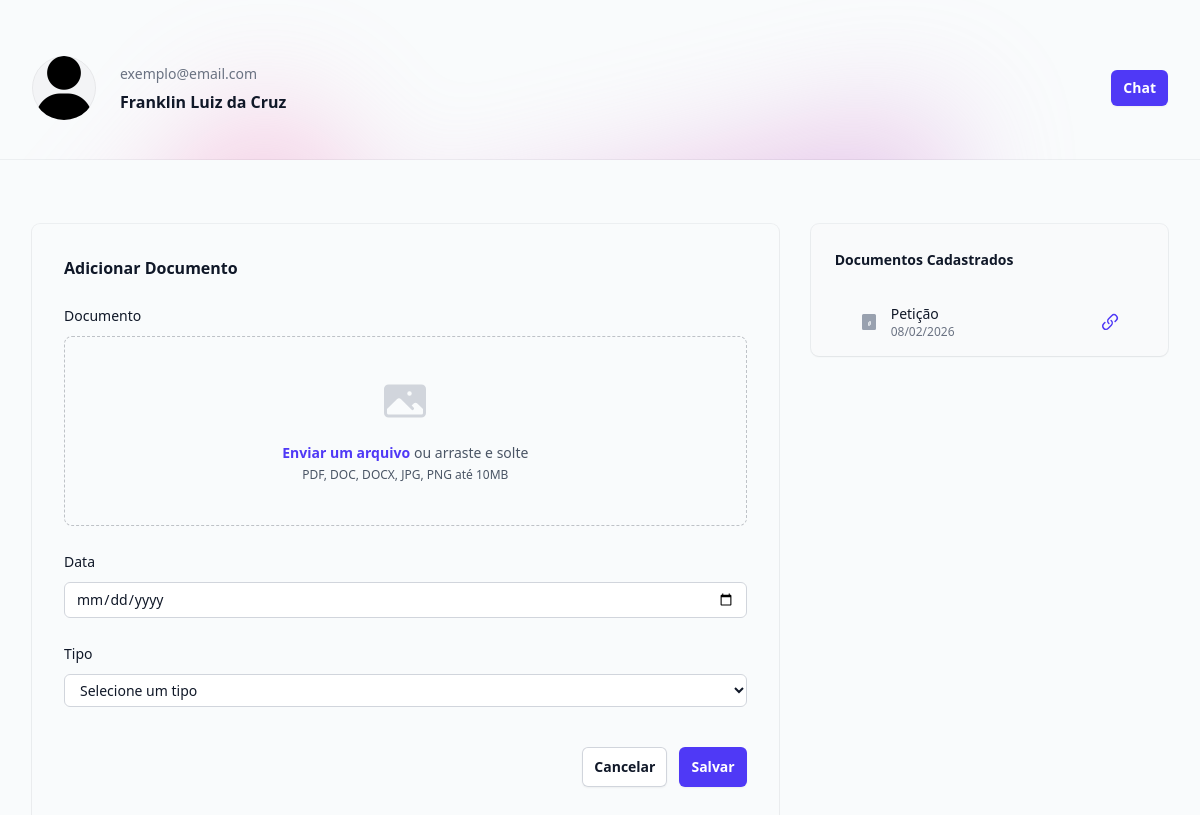
/usuarios/cliente/1, run on an earlier commit of the app's database.
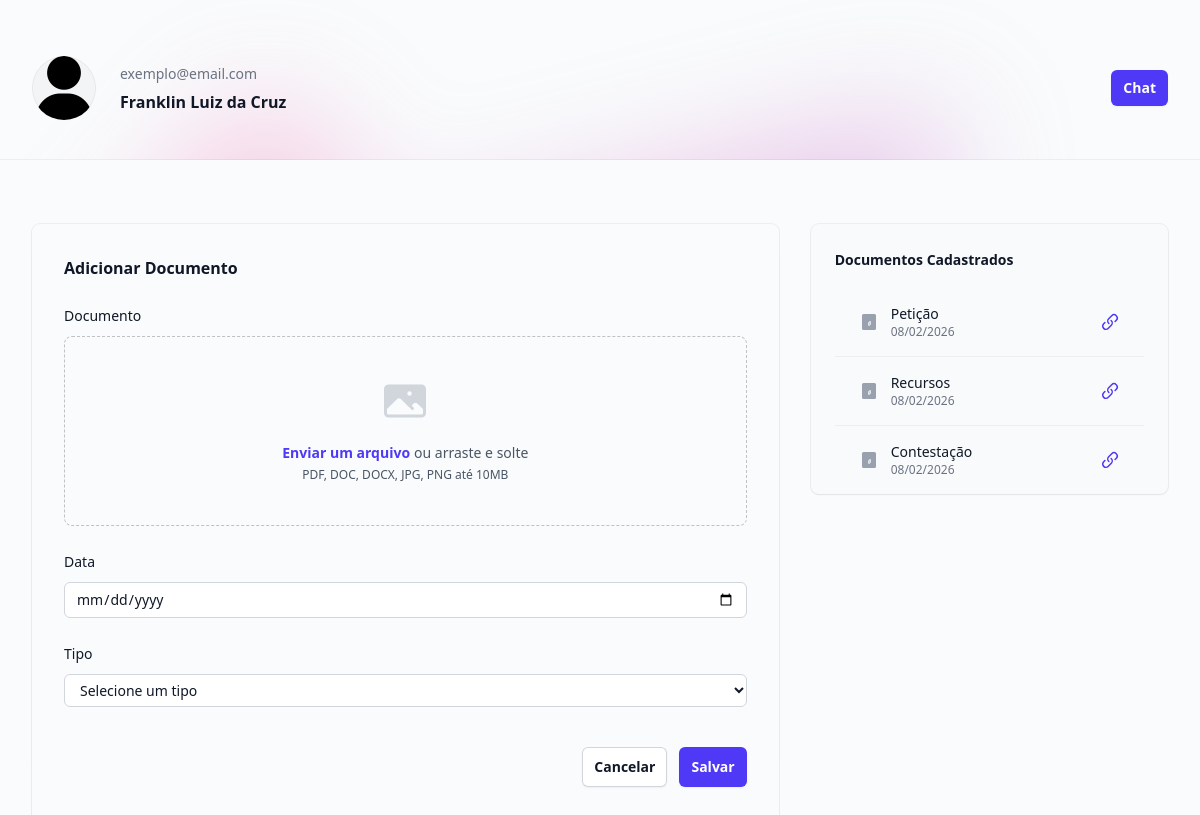
And on a later commit of the database.
### usuarios/models.py (models this page shows, shortened)
class Cliente(models.Model):
    TIPO_CHOICES = [
        ('PF', 'Pessoa Física'),
        ('PJ', 'Pessoa Jurídica'),
    ]
    nome = models.CharField(max_length=255)
    email = models.EmailField(max_length=255)
    tipo = models.CharField(max_length=2, choices=TIPO_CHOICES, default='PF')
    status = models.BooleanField(default=True)
    user = models.ForeignKey(User, on_delete=models.CASCADE)

class Documentos(models.Model):
    TIPO_CHOICES = [
        ('C', 'Contrato'),
        ('P', 'Petição'),
        ('CONT', 'Contestação'),
        ('R', 'Recursos'),
        ('O', 'Outro'),
    ]
    cliente = models.ForeignKey(Cliente, on_delete=models.CASCADE)
    tipo = models.CharField(max_length=255, choices=TIPO_CHOICES, default='O')
    arquivo = models.FileField(upload_to='documentos/')
    data_upload = models.DateTimeField()
    content = MartorField()

### usuarios/views.py (the view, shortened to what this page needs)
# urls.py: path("cliente/<int:id>", views.cliente, name='cliente'),
def cliente(request, id):
    cliente = Cliente.objects.get(id=id)
    if request.method == 'GET':
        documentos = Documentos.objects.filter(cliente=cliente)
        return render(request, 'cliente.html', {'cliente': cliente, 'documentos': documentos})

### usuarios/templates/cliente.html (shortened to what this page needs)
{% extends 'base.html' %}
{% load static %}
{% block 'body' %}
  <main>
    <header class="relative isolate pt-4">
      <div aria-hidden="true" class="absolute inset-0 -z-10 overflow-hidden">
        <div class="absolute top-full left-16 -mt-16 transform-gpu opacity-50 blur-3xl xl:left-1/2 xl:-ml-80">
          <div style="clip-path: polygon(100% 38.5%, 82.6% 100%, 60.2% 37.7%, 52.4% 32.1%, 47.5% 41.8%, 45.2% 65.6%, 27.5% 23.4%, 0.1% 35.3%, 17.9% 0%, 27.7% 23.4%, 76.2% 2.5%, 74.2% 56%, 100% 38.5%)" class="aspect-1154/678 w-288.5 bg-linear-to-br from-[#FF80B5] to-[#9089FC]"></div>
        </div>
        <div class="absolute inset-x-0 bottom-0 h-px bg-gray-900/5"></div>
      </div>
      <div class="mx-auto max-w-7xl px-4 py-10 sm:px-6 lg:px-8">
        <div class="mx-auto flex max-w-2xl items-center justify-between gap-x-8 lg:mx-0 lg:max-w-none">
          <div class="flex items-center gap-x-6">
            <img src="{% static 'user.png' %}" alt="" class="size-16 flex-none rounded-full bg-gray-100 outline -outline-offset-1 outline-black/5" />
            <h1>
              <div class="text-sm/6 text-gray-500">{{ cliente.email }}</div>
              <div class="mt-1 text-base font-semibold text-gray-900">{{ cliente.nome }}</div>
            </h1>
          </div>
          <div class="flex items-center gap-x-4 sm:gap-x-6">
            <a href="{% url 'chat' cliente.id %}" class="rounded-md bg-indigo-600 px-3 py-2 text-sm font-semibold text-white shadow-xs hover:bg-indigo-500 focus-visible:outline-2 focus-visible:outline-offset-2 focus-visible:outline-indigo-600">Chat</a>
          </div>
        </div>
      </div>
    </header>
    <div class="mx-auto max-w-7xl px-4 py-16 sm:px-6 lg:px-8">
      <div class="mx-auto grid max-w-2xl grid-cols-1 grid-rows-1 items-start gap-x-8 gap-y-8 lg:mx-0 lg:max-w-none lg:grid-cols-3">
        <div class="lg:col-start-3 lg:row-end-1">
          <div class="rounded-lg bg-gray-50 shadow-xs outline-1 outline-gray-900/5">
            <div class="px-6 pt-6">
              <h3 class="text-sm/6 font-semibold text-gray-900 mb-4">Documentos Cadastrados</h3>
              {% if documentos %}
                <ul class="divide-y divide-gray-900/5">
                    {% for documento in documentos %}
                    <li class="px-6 py-4">
                        <div class="flex items-center justify-between">
                        <div class="flex items-center gap-3">
                            <div>
                            <p class="text-sm font-medium text-gray-900">{{ documento.get_tipo_display }}</p>
                            <p class="text-xs text-gray-500">{{ documento.data_upload|date:"d/m/Y" }}</p>
                            </div>
                        </div>
                        <a href="#" target="_blank" class="text-indigo-600 hover:text-indigo-500">
                        </a>
                        </div>
                    </li>
                    {% endfor %}
                </ul>
                {% endif %}
            </div>
          </div>
        </div>
        <div class="-mx-4 px-4 py-8 shadow-xs ring-1 ring-gray-900/5 sm:mx-0 sm:rounded-lg sm:px-8 sm:pb-14 lg:col-span-2 lg:row-span-2 lg:row-end-2 xl:px-16 xl:pt-16 xl:pb-20">
          <h2 class="text-base font-semibold text-gray-900 mb-6">Adicionar Documento</h2>
          <form class="space-y-6" action="{% url 'cliente' cliente.id %}" method="POST" enctype="multipart/form-data">{% csrf_token %}
            <div>
              <label for="documento" class="block text-sm/6 font-medium text-gray-900 mb-2">Documento</label>
              <div class="mt-2 flex justify-center rounded-lg border border-dashed border-gray-900/25 px-6 py-10">
                <div class="text-center">
                  <div class="mt-4 flex text-sm/6 leading-6 text-gray-600">
                    <label for="documento" class="relative cursor-pointer rounded-md font-semibold text-indigo-600 focus-within:outline-2 focus-within:outline-offset-2 focus-within:outline-indigo-600">
                      <span>Enviar um arquivo</span>
                    </label>
                    <p class="pl-1">ou arraste e solte</p>
                  </div>
                  <p class="text-xs leading-5 text-gray-600">PDF, DOC, DOCX, JPG, PNG até 10MB</p>
                </div>
              </div>
            </div>
            <div>
              <label for="data" class="block text-sm/6 font-medium text-gray-900 mb-2">Data</label>
              <input type="date" id="data" name="data" required class="block w-full rounded-md bg-white px-3 py-1.5 text-base text-gray-900 outline-1 -outline-offset-1 outline-gray-300 placeholder:text-gray-400 focus:outline-2 focus:-outline-offset-2 focus:outline-indigo-600 sm:text-sm/6" />
            </div>
            <div>
              <label for="tipo" class="block text-sm/6 font-medium text-gray-900 mb-2">Tipo</label>
              <select id="tipo" name="tipo" required class="block w-full rounded-md bg-white px-3 py-1.5 text-base text-gray-900 outline-1 -outline-offset-1 outline-gray-300 focus:outline-2 focus:-outline-offset-2 focus:outline-indigo-600 sm:text-sm/6">
                <option value="">Selecione um tipo</option>
              </select>
            </div>
            <div class="flex justify-end gap-3 pt-4">
              <button type="button" class="rounded-md bg-white px-3 py-2 text-sm/6 font-semibold text-gray-900 shadow-xs inset-ring-1 inset-ring-gray-300 hover:bg-gray-50">
                Cancelar
              </button>
              <button type="submit" class="rounded-md bg-indigo-600 px-3 py-2 text-sm/6 font-semibold text-white shadow-xs hover:bg-indigo-500 focus-visible:outline-2 focus-visible:outline-offset-2 focus-visible:outline-indigo-600">
                Salvar
              </button>
            </div>
          </form>
        </div>
      </div>
    </div>
  </main>
{% endblock 'body' %}

### templates/base.html (shortened to what this page needs)
<!DOCTYPE html>
<html>
    <head>
        <script src="https://cdn.jsdelivr.net/npm/@tailwindcss/browser@4"></script>
    </head>
    <body class="bg-slate-100/40">
        {% block 'body' %}
        {% endblock 'body' %}
    </body>
</html>

What changed in the data, as far as the page shows it:
added Documentos: tipo "Recursos", data_upload "08/02/2026"
added Documentos: tipo "Contestação", data_upload "08/02/2026"
